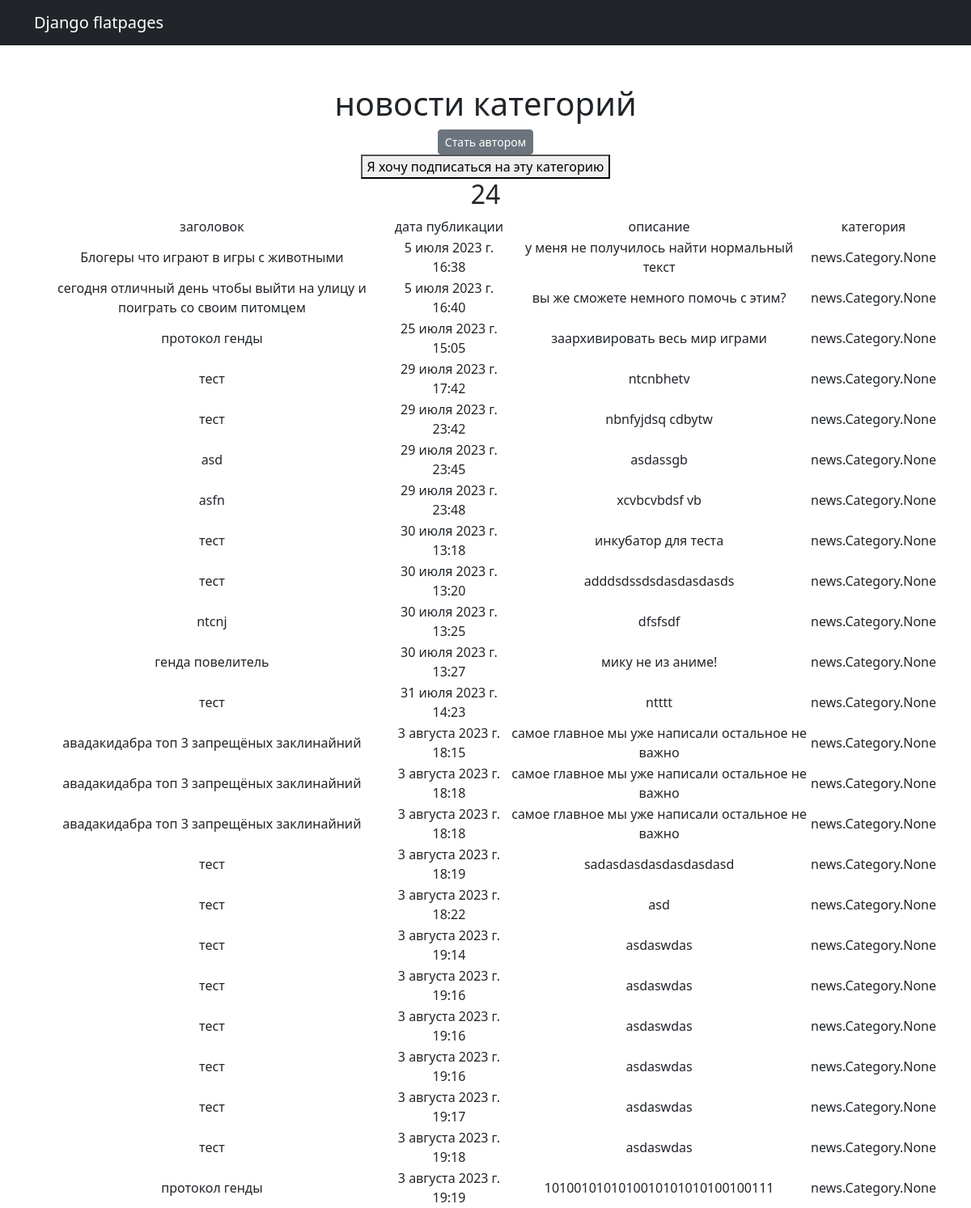
Before: /news/categories/1/ (signed in) with the older database file.
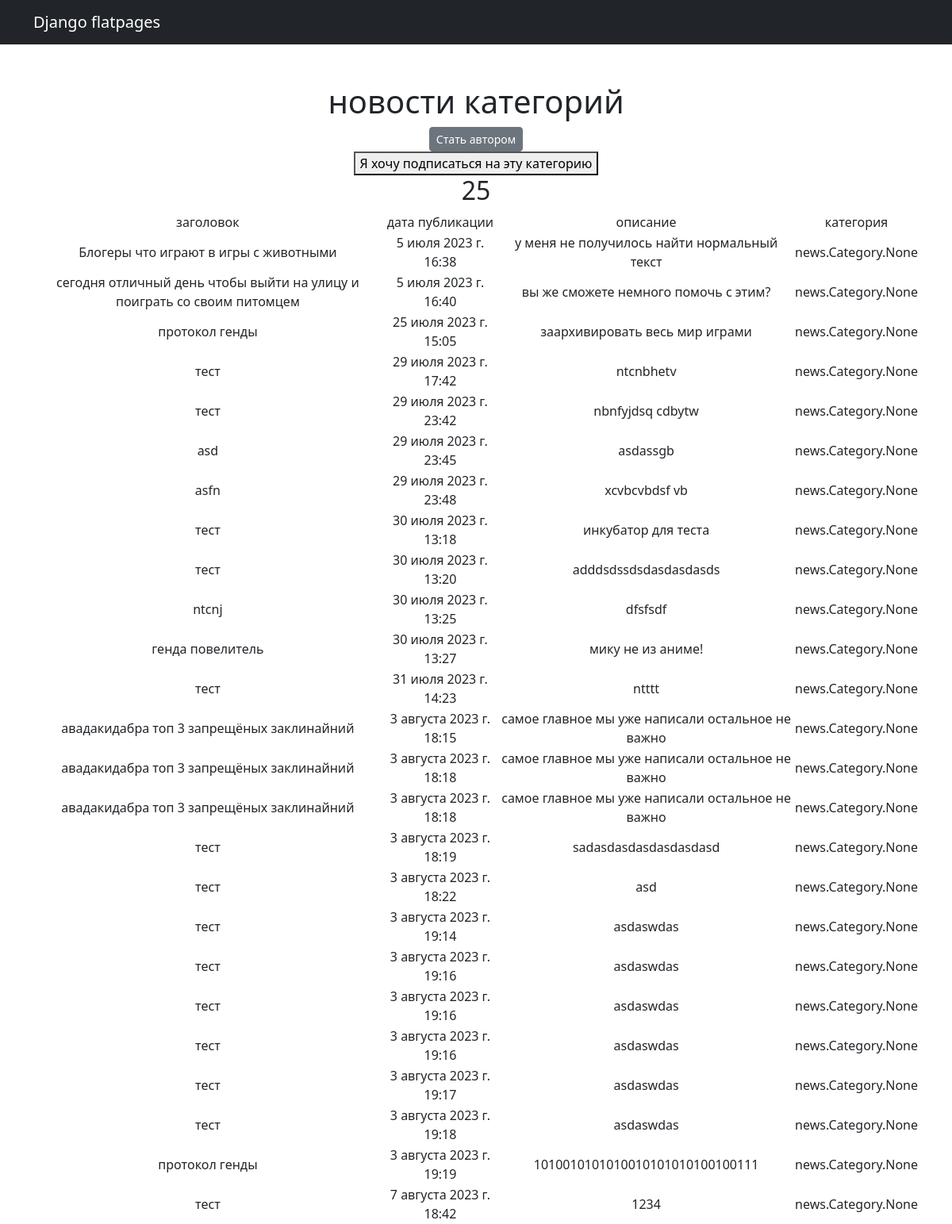
After: the same page with the newer database file.
### news/models.py (models this page shows, shortened)
class Post(models.Model):
    Article = "AR"
    New = "NW"
    POSICHEN = [
        (Article, "статья"),
        (New, "новость")
    ]
    post_Author = models.ForeignKey(Author, on_delete=models.CASCADE)
    WIT = models.CharField(max_length=2, choices=POSICHEN)
    data_time = models.DateTimeField(auto_now_add=True)
    category = models.ManyToManyField(Category, through='PostCategory')
    header = models.CharField(max_length=50)
    text = models.TextField(max_length=3000)
    raiting = models.IntegerField(default=0)

### news/views.py (the view, shortened to what this page needs)
# urls.py: path('categories/<int:pk>/', category_view, name='categorys'),
@login_required
def category_view(request, pk):
    context = {
        'posts': Post.objects.filter(category__id=pk),
    }
    return render(request=request, template_name='category.html', context=context)

### templates/category.html (shortened to what this page needs)
{% extends 'flatpages/default.html' %}
{% block content %}
<h1>новости категорий</h1>
<a href="{% url 'make' %}" class="btn btn-secondary btn-sm">Стать автором</a>
 <form method="post">
        <button name="confirm" value="confirmed">Я хочу подписаться на эту категорию</button>
    </form>
<h2>{{posts|length}}</h2>
{% if posts %}
<table>
    <tr>
        <td>заголовок</td>
        <td>дата публикации</td>
        <td>описание</td>
         <td>категория</td>
    </tr>
    {% for post in posts%}
    <tr>
        <td>{{ post.header }}</td>
        <td>{{ post.data_time }}</td>
        <td>{{ post.text|truncatewords:20 }}</td>
        <td>{{ post.category}}</td>
    </tr>
    {% endfor %}
</table>
{% else %}
<h1>новостей нет</h1>
{%endif%}
{% endblock content %}

Changed rows visible on the page:
added Post: header "тест", data_time "7 августа 2023 г. 18:42", text "1234", category "news.Category.None"
Other visible differences:
{{ posts|length }}: "24" → "25"
